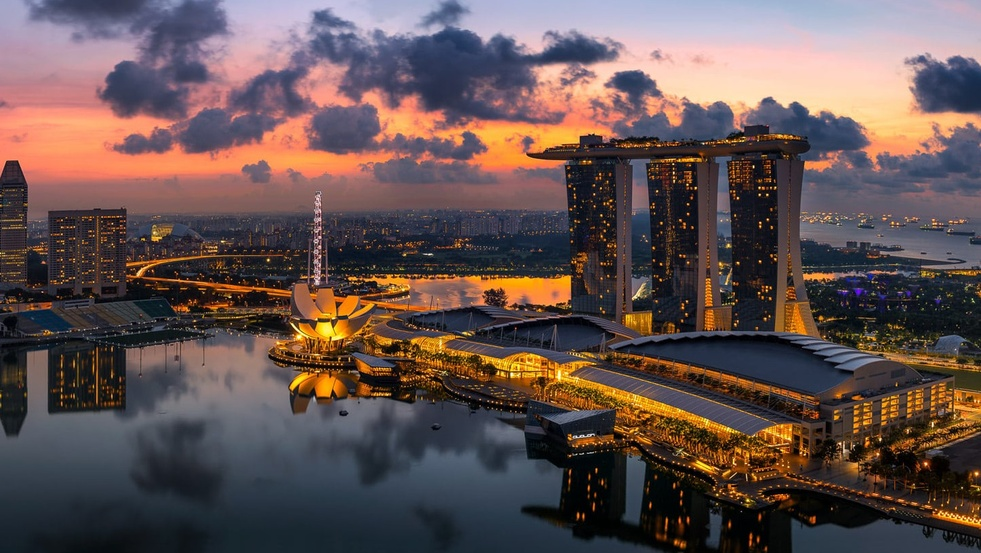
#> input picture train.jpg, 981 x 553 px, shrunk from 1447 x 815 before the run
$ python image_stitch.py
#> lines starting #> are read from the running program, lines starting #| are printed output that depends on the picture
import cv2
import numpy as np
import matplotlib.pyplot as plt
import imageio
cv2.ocl.setUseOpenCL(False)

feature_extraction_algo = 'sift'

feature_to_match = 'bf'


train_photo = cv2.imread('train.jpg')
#> train_photo is the input picture: shape (553, 981, 3); mean B, G, R 80.6, 82.1, 99.4

# OpenCV defines the color channel in the order BGR
# Hence converting to RGB for Matplotlib
train_photo = cv2.cvtColor(train_photo, cv2.COLOR_BGR2RGB)

# converting to grayscale
train_photo_gray = cv2.cvtColor(train_photo, cv2.COLOR_RGB2GRAY)

# Doing the same for the query image
query_photo = cv2.imread('query.jpg')
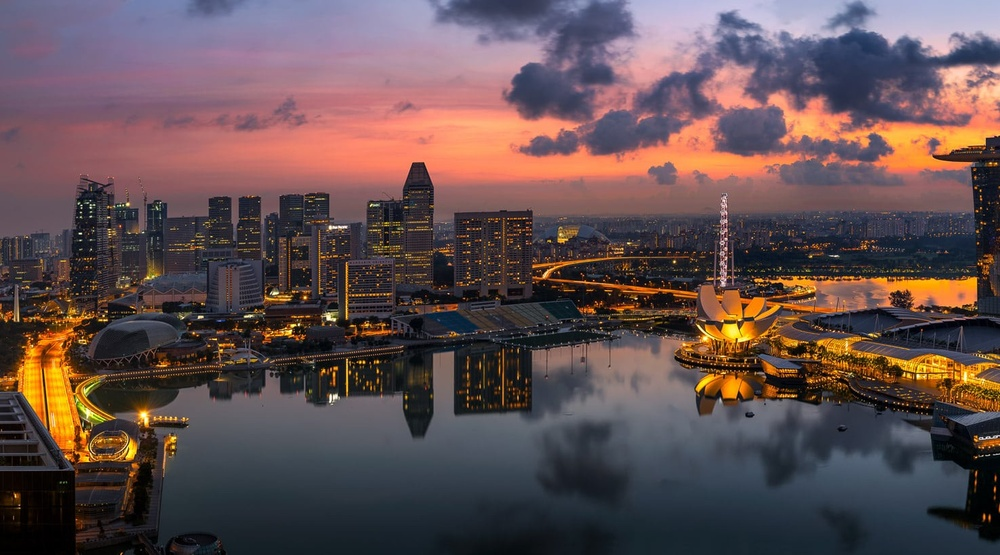
#> input picture query.jpg, 1000 x 555 px, shrunk from 1475 x 819 before the run
#> query_photo is the input picture: shape (555, 1000, 3); mean B, G, R 80.3, 79, 98.4
query_photo = cv2.cvtColor(query_photo, cv2.COLOR_BGR2RGB)
query_photo_gray = cv2.cvtColor(query_photo, cv2.COLOR_RGB2GRAY)

# Now view/plot the images
fig, (ax1, ax2) = plt.subplots(nrows=1, ncols=2, constrained_layout=False, figsize=(16,9))
ax1.imshow(query_photo, cmap="gray")
ax1.set_xlabel("Query image", fontsize=14)

ax2.imshow(train_photo, cmap="gray")
ax2.set_xlabel("Train image (Image to be transformed)", fontsize=14)

plt.show()
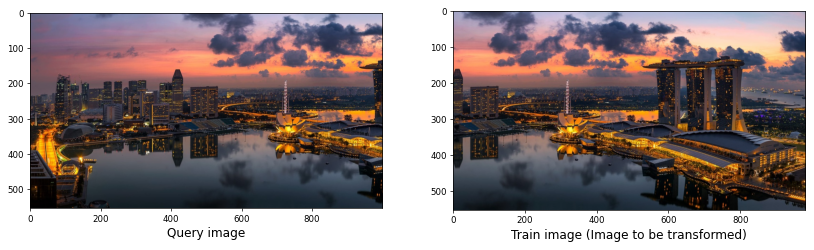
#> figure drawn by matplotlib, 2 panels


#Getting Keypoints and descriptors
def select_descriptor_methods(image, method=None):
#> called with method = 'sift'
    assert method is not None, "Please define a feature descriptor method. accepted Values are: 'sift', 'surf'"

    if method == 'sift':
        descriptor = cv2.SIFT_create()
    elif method == 'surf':
        descriptor = cv2.SURF_create()
    elif method == 'brisk':
        descriptor = cv2.BRISK_create()
    elif method == 'orb':
        descriptor = cv2.ORB_create()

    (keypoints, features) = descriptor.detectAndCompute(image, None)
#> keypoints = 3080 keypoints; strongest (x, y, size): (880, 439, 2), (926, 464, 2.4), (748, 500, 2), (976, 474, 2.6)

    return (keypoints, features)

keypoints_train_img, features_train_img = select_descriptor_methods(train_photo_gray, method=feature_extraction_algo)
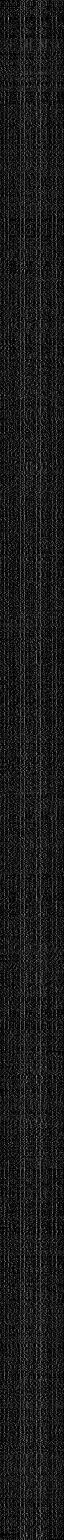
#> features_train_img: shape (3080, 128) float32 (shown at 1/2 size); min 0, max 208, mean 26.6
#> keypoints_train_img has the same summary as keypoints in select_descriptor_methods

keypoints_query_img, features_query_img = select_descriptor_methods(query_photo_gray, method=feature_extraction_algo)
#> in select_descriptor_methods (call 2), `(keypoints, features) = descriptor.detectAndCompute(image, None)`: keypoints = 2642 keypoints; strongest (x, y, size): (293, 325, 2.6), (305, 297, 2.2), (245, 316, 1.9), (128, 204, 2.3)
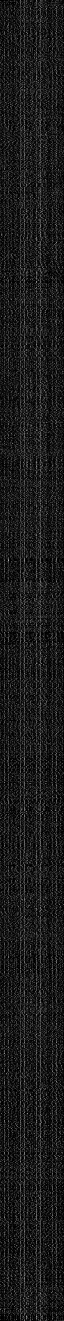
#> features_query_img: shape (2642, 128) float32 (shown at 1/2 size); min 0, max 211, mean 26.8
#> keypoints_query_img has the same summary as keypoints in select_descriptor_methods

#display the keypoints and features detected on both images
fig, (ax1,ax2) = plt.subplots(nrows=1, ncols=2, figsize=(20,8), constrained_layout=False)

ax1.imshow(cv2.drawKeypoints(train_photo_gray, keypoints_train_img, None, color=(0,255,0)))

ax1.set_xlabel("(a)", fontsize=14)

ax2.imshow(cv2.drawKeypoints(query_photo_gray,keypoints_query_img,None,color=(0,255,0)))
ax2.set_xlabel("(b)", fontsize=14)


plt.show()
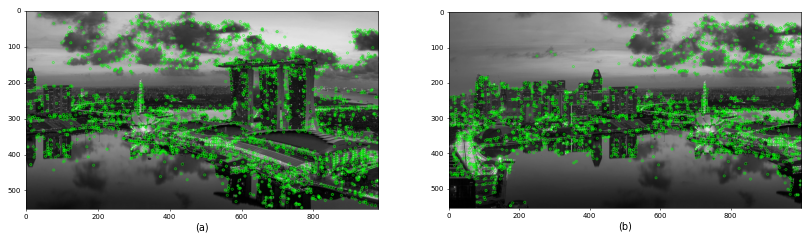
#> figure drawn by matplotlib, 2 panels


def create_matching_object(method, crossCheck):
    #Creating and returning a Matcher Object

    # For BF matcher, first we have to create the BFMatcher object using cv2.BFMatcher().
    # It takes two optional params.
    # normType - It specifies the distance measurement
    # crossCheck - which is false by default. If it is true, Matcher returns only those matches
    # with value (i,j) such that i-th descriptor in set A has j-th descriptor in set B as the best match
    # and vice-versa.
    if method == 'sift' or method == 'surf':
        bf = cv2.BFMatcher(cv2.NORM_L2, crossCheck=crossCheck)
    elif method == 'orb' or method == 'brisk':
        bf = cv2.BFMatcher(cv2.NORM_HAMMING, crossCheck=crossCheck)
    return bf


def key_points_matching(features_train_img, features_query_img, method):
    """
        Perform key points matching between the features of a train image and a query image using a specified method.

        Parameters:
        features_train_img (np.ndarray): Features of the train image.
        features_query_img (np.ndarray): Features of the query image.
        method (str): Method to use for matching.

        Returns:
        rawMatches (list): List of raw matches between the train and query images.
    """
#> called with method = 'sift'


    bf = create_matching_object(method, crossCheck=True)

    # Match descriptors.
    best_matches = bf.match(features_train_img, features_query_img)
#> best_matches = 1416 matches

    # Sort the features in order of distance.
    # The points with small distance (more similarity) are ordered first in the vector
    rawMatches = sorted(best_matches, key=lambda x: x.distance)
#> rawMatches = 1416 matches
    print("Raw matches with Brute force):", len(rawMatches))
#| Raw matches with Brute force): 1416
    return rawMatches


def key_points_matching_KNN(features_train_img, features_query_img, ratio, method):
    """
    Perform key points matching using K-Nearest Neighbors (KNN) algorithm.

    Args:
        features_train_img (list): List of features from the training image.
        features_query_img (list): List of features from the query image.
        ratio (float): Ratio threshold for Lowe's ratio test.
        method (string): Method for creating the matching object.

    Returns:
        list: List of matches between key points in the training and query images.
    """
    bf = create_matching_object(method, crossCheck=False)
    # compute the raw matches and initialize the list of actual matches
    rawMatches = bf.knnMatch(features_train_img, features_query_img, k=2)
    print("Raw matches (knn):", len(rawMatches))
    matches = []

    # loop over the raw matches
    for m,n in rawMatches:
        # ensure the distance is within a certain ratio of each
        # other (i.e. Lowe's ratio test)
        if m.distance < n.distance * ratio:
            matches.append(m)
    return matches


fig = plt.figure(figsize=(20, 8))

if feature_to_match == 'bf':
    matches = key_points_matching(features_train_img, features_query_img, method=feature_extraction_algo)
#> matches = 1416 matches

    mapped_features_image = cv2.drawMatches(train_photo, keypoints_train_img, query_photo, keypoints_query_img,
                                            matches[:100],
                                            None, flags=cv2.DrawMatchesFlags_NOT_DRAW_SINGLE_POINTS)
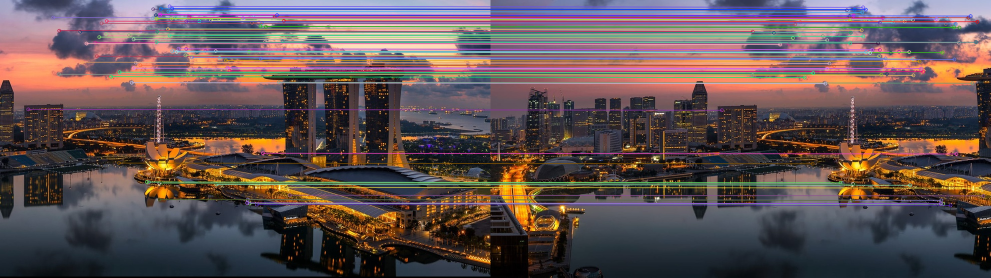
#> mapped_features_image: shape (555, 1981, 3) (shown at 1/2 size); mean R, G, B 97.6, 82.2, 83.1

# Now for cross checking draw the feature-mapping lines also with KNN
elif feature_to_match == 'knn':
    matches = key_points_matching_KNN(features_train_img, features_query_img, ratio=0.75,
                                      method=feature_extraction_algo)

    mapped_features_image_knn = cv2.drawMatches(train_photo, keypoints_train_img, query_photo, keypoints_query_img,
                                                np.random.choice(matches, 100),
                                                None, flags=cv2.DrawMatchesFlags_NOT_DRAW_SINGLE_POINTS)

plt.imshow(mapped_features_image)


def homography_stitching(keypoints_train_img, keypoints_query_img, matches, reprojThresh):
    """

        Perform homography stitching by calculating the homography matrix.
        converting the keypoints to numpy arrays before passing them for calculating Homography Matrix.

        Because we are supposed to pass 2 arrays of coordinates to cv2.findHomography, as in I have these points in image-1, and I have points in image-2, so now what is the homography matrix to transform the points from image 1 to image 2

        Args:
            keypoints_train_img (list): List of keypoints from the training image.
            keypoints_query_img (list): List of keypoints from the query image.
            matches (list): List of matches between key points in the training and query images.
            reprojThresh (float): Reprojection threshold for the RANSAC algorithm.

        Returns:
            tuple: Tuple containing the matches, homography matrix, and status.
                   - matches (list): List of matches between key points in the training and query images.
                   - H (numpy.ndarray): Homography matrix.
                   - status (numpy.ndarray): Status of inlier points.

        Note:
            The minimum number of matches required for calculating the homography is 4.


    """
#> called with reprojThresh = 4

    keypoints_train_img = np.float32([keypoint.pt for keypoint in keypoints_train_img])
#> keypoints_train_img = 3080 pairs, first value 3.55 to 978.2, second value 5.61 to 548.6
    keypoints_query_img = np.float32([keypoint.pt for keypoint in keypoints_query_img])
#> keypoints_query_img = 2642 pairs, first value 2.99 to 997.2, second value 7.53 to 548


    if len(matches) > 4:
        # constructing the two sets of points
        points_train = np.float32([keypoints_train_img[m.queryIdx] for m in matches])
#> points_train = 1416 pairs, first value 4.03 to 977.9, second value 5.61 to 542.1
        points_query = np.float32([keypoints_query_img[m.trainIdx] for m in matches])
#> points_query = 1416 pairs, first value 9.45 to 996.4, second value 7.53 to 548

        # Calculating the homography between the sets of points
        (H, status) = cv2.findHomography(points_train, points_query, cv2.RANSAC, reprojThresh)
#> H = [[1, 0.000177, 406], [0.000139, 0.999, 1.95], [3.33e-07, 2.26e-07, 1]]; status = 1416 values, max 1 at index 0, min 0 at index 893, mean 0.782

        return (matches, H, status)
    else:
        return None


M = homography_stitching(keypoints_train_img, keypoints_query_img, matches, reprojThresh=4)
#> M = 3 matches

if M is None:
    print("Error!")

(matches, Homography_Matrix, status) = M
#> Homography_Matrix has the same summary as H in homography_stitching

# For the calculation of the width and height of the final horizontal panoramic images
# I can just add the widths of the individual images and for the height
# I can take the max from the 2 individual images.
width = query_photo.shape[1] + train_photo.shape[1]
#> width = 1981


height = max(query_photo.shape[0], train_photo.shape[0])
#> height = 555

# otherwise, apply a perspective warp to stitch the images together

# Now just plug that "Homography_Matrix"  into cv::warpedPerspective and I shall have a warped image1 into image2 frame


result = cv2.warpPerspective(train_photo, Homography_Matrix,  (width, height))

# The warpPerspective() function returns an image or video whose size is the same as the size of the original image or video.

result[0:query_photo.shape[0], 0:query_photo.shape[1]] = query_photo
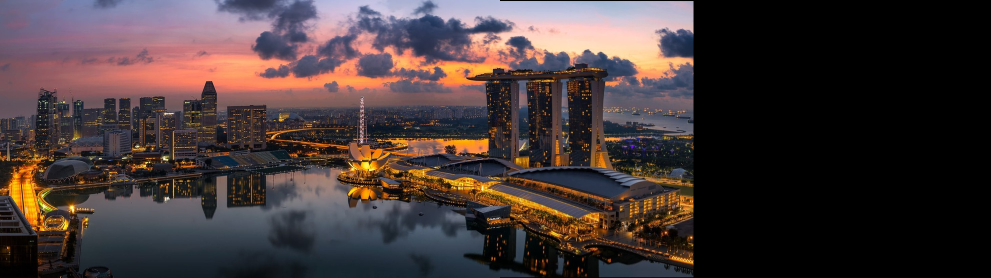
#> result: shape (555, 1981, 3) (shown at 1/2 size); mean R, G, B 68.8, 56, 55.8

plt.figure(figsize=(20,10))
plt.axis('off')
plt.imshow(result)

imageio.imwrite("./horizontal_panorama_img_"+'.jpeg', result)

plt.show()
